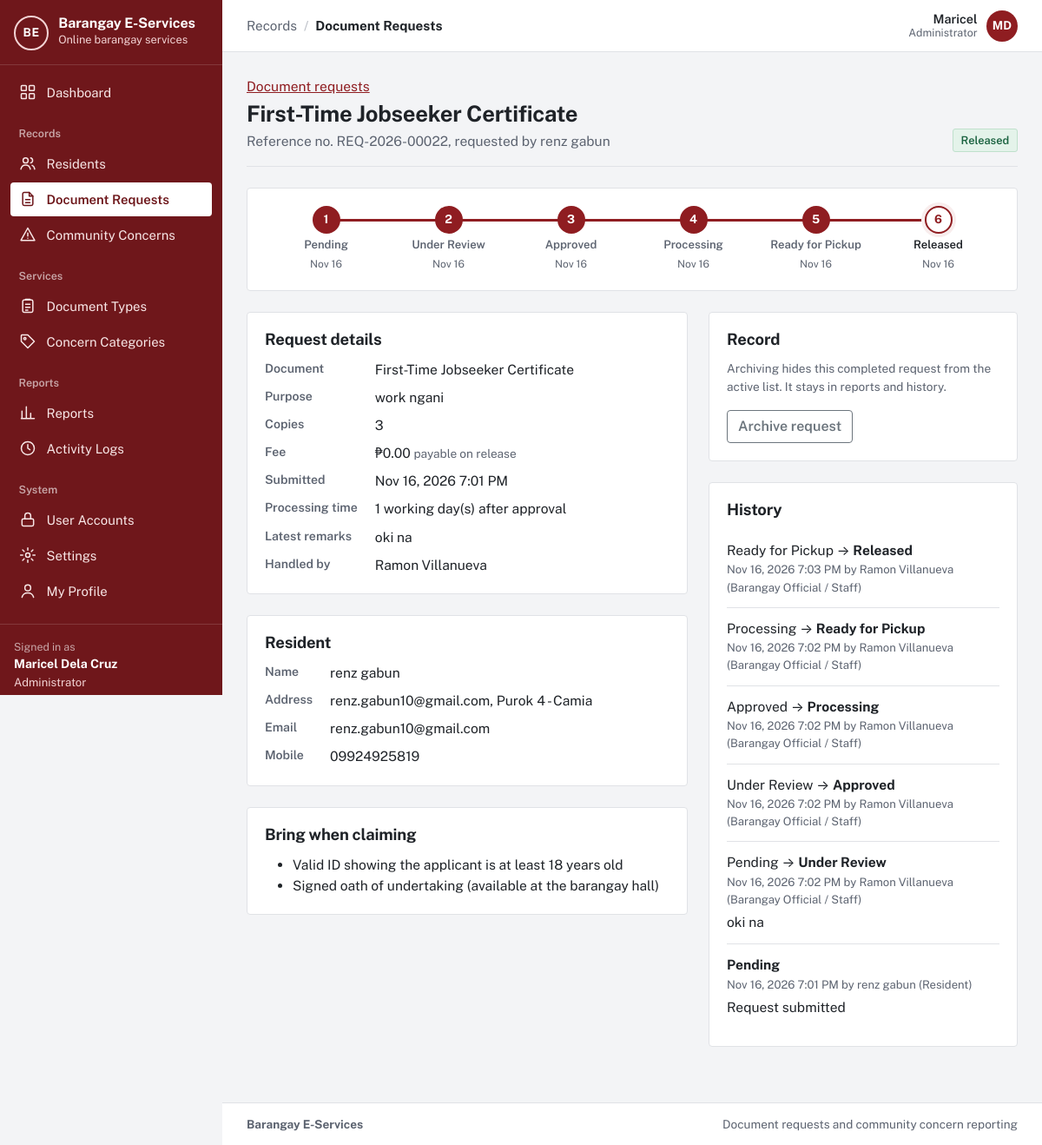
/barangay-eservices/request.php?id=22 (signed in), run on the app's committed database.
### tables this page shows
CREATE TABLE `users` (
  `user_id` int(10) UNSIGNED NOT NULL,
  `role_id` tinyint(3) UNSIGNED NOT NULL,
  `purok_id` smallint(5) UNSIGNED DEFAULT NULL,
  `first_name` varchar(60) NOT NULL,
  `last_name` varchar(60) NOT NULL,
  `email` varchar(120) NOT NULL,
  `contact_no` varchar(13) DEFAULT NULL,
  `street_address` varchar(150) DEFAULT NULL,
  `password_hash` varchar(255) NOT NULL,
  `email_verified_at` datetime DEFAULT NULL,
  `is_active` tinyint(1) NOT NULL DEFAULT 1,
  `failed_logins` tinyint(3) UNSIGNED NOT NULL DEFAULT 0,
  `locked_until` datetime DEFAULT NULL,
  `created_at` datetime NOT NULL DEFAULT current_timestamp(),
  `updated_at` datetime NOT NULL DEFAULT current_timestamp() ON UPDATE current_timestamp()
);

CREATE TABLE `roles` (
  `role_id` tinyint(3) UNSIGNED NOT NULL,
  `role_key` varchar(20) NOT NULL,
  `role_name` varchar(50) NOT NULL
);

CREATE TABLE `document_requests` (
  `request_id` int(10) UNSIGNED NOT NULL,
  `reference_no` varchar(20) DEFAULT NULL,
  `resident_id` int(10) UNSIGNED NOT NULL,
  `doc_type_id` smallint(5) UNSIGNED NOT NULL,
  `purpose` varchar(255) NOT NULL,
  `copies` tinyint(3) UNSIGNED NOT NULL DEFAULT 1,
  `fee_amount` decimal(8,2) NOT NULL,
  `status` enum('Pending','Under Review','Approved','Rejected','Processing','Ready for Pickup','Released','Cancelled') NOT NULL DEFAULT 'Pending',
  `remarks` varchar(500) DEFAULT NULL,
  `handled_by` int(10) UNSIGNED DEFAULT NULL,
  `is_archived` tinyint(1) NOT NULL DEFAULT 0,
  `created_at` datetime NOT NULL DEFAULT current_timestamp(),
  `updated_at` datetime NOT NULL DEFAULT current_timestamp() ON UPDATE current_timestamp()
);

CREATE TABLE `document_types` (
  `doc_type_id` smallint(5) UNSIGNED NOT NULL,
  `name` varchar(100) NOT NULL,
  `description` varchar(500) NOT NULL,
  `fee` decimal(8,2) NOT NULL DEFAULT 0.00,
  `processing_days` tinyint(3) UNSIGNED NOT NULL DEFAULT 1,
  `is_archived` tinyint(1) NOT NULL DEFAULT 0,
  `created_at` datetime NOT NULL DEFAULT current_timestamp(),
  `updated_at` datetime NOT NULL DEFAULT current_timestamp() ON UPDATE current_timestamp()
);

CREATE TABLE `puroks` (
  `purok_id` smallint(5) UNSIGNED NOT NULL,
  `purok_name` varchar(60) NOT NULL
);

CREATE TABLE `document_requirements` (
  `requirement_id` int(10) UNSIGNED NOT NULL,
  `doc_type_id` smallint(5) UNSIGNED NOT NULL,
  `requirement_text` varchar(200) NOT NULL,
  `sort_order` tinyint(3) UNSIGNED NOT NULL DEFAULT 1
);

CREATE TABLE `request_status_history` (
  `history_id` int(10) UNSIGNED NOT NULL,
  `request_id` int(10) UNSIGNED NOT NULL,
  `from_status` varchar(20) DEFAULT NULL,
  `to_status` varchar(20) NOT NULL,
  `remarks` varchar(500) DEFAULT NULL,
  `changed_by` int(10) UNSIGNED NOT NULL,
  `changed_at` datetime NOT NULL DEFAULT current_timestamp()
);

### barangay-eservices/request.php (the view, shortened to what the rows shown need)
<?php
require __DIR__ . '/app/bootstrap.php';
$user = require_role(ROLE_RESIDENT, ROLE_STAFF, ROLE_ADMIN);
$id = (int) query_param('id');
$r = db_one(
    'SELECT dr.*, dt.name AS doc_name, dt.processing_days,
            u.first_name, u.last_name, u.email, u.contact_no, u.street_address, p.purok_name,
            h.first_name AS h_first_name, h.last_name AS h_last_name
       FROM document_requests dr
       JOIN document_types dt ON dt.doc_type_id = dr.doc_type_id
       JOIN users u ON u.user_id = dr.resident_id
       LEFT JOIN puroks p ON p.purok_id = u.purok_id
       LEFT JOIN users h ON h.user_id = dr.handled_by
      WHERE dr.request_id = ?',
    [$id]
);
$history = db_all(
    'SELECT h.*, u.first_name, u.last_name, r.role_name
       FROM request_status_history h JOIN users u ON u.user_id = h.changed_by JOIN roles r ON r.role_id = u.role_id
      WHERE h.request_id = ? ORDER BY h.changed_at, h.history_id',
    [$id]
);
$requirements = db_all('SELECT requirement_text FROM document_requirements WHERE doc_type_id = ? ORDER BY sort_order', [(int) $r['doc_type_id']]);
$terminal = in_array($r['status'], ['Released', 'Rejected', 'Cancelled'], true);
$canArchive = $user['role_key'] !== ROLE_RESIDENT && $terminal && !$r['is_archived'];
$canRestore = $user['role_key'] === ROLE_ADMIN && $r['is_archived'];
$activeNav = 'requests';
require APP_ROOT . '/app/views/header.php';
?>
<div class="page-head">
  <div>
    <p class="mb-1"><a href="<?= e(url('requests.php')) ?>">Document requests</a></p>
    <h1><?= e($r['doc_name']) ?></h1>
    <p>Reference no. <?= e($r['reference_no']) ?><?= $user['role_key'] !== ROLE_RESIDENT ? ', requested by ' . e(full_name($r)) : '' ?></p>
  </div>
  <div class="page-actions">
    <?= status_badge($r['status']) ?>
  </div>
</div>
<?= render_tracker(REQUEST_STEPS, $r['status'], $history) ?>
<div class="row g-4">
  <div class="col-lg-7">
    <section class="panel">
      <h2>Request details</h2>
      <dl class="details">
        <dt>Document</dt><dd><?= e($r['doc_name']) ?></dd>
        <dt>Purpose</dt><dd><?= e($r['purpose']) ?></dd>
        <dt>Copies</dt><dd><?= (int) $r['copies'] ?></dd>
        <dt>Fee</dt><dd><?= e(peso($r['fee_amount'])) ?> <span class="text-muted small">payable on release</span></dd>
        <dt>Submitted</dt><dd><?= e(format_datetime($r['created_at'])) ?></dd>
        <dt>Processing time</dt><dd><?= (int) $r['processing_days'] ?> working day(s) after approval</dd>
        <?php if ($r['remarks']): ?><dt>Latest remarks</dt><dd><?= e($r['remarks']) ?></dd><?php endif; ?>
        <?php if ($r['h_first_name']): ?><dt>Handled by</dt><dd><?= e(full_name($r, 'h_')) ?></dd><?php endif; ?>
      </dl>
    </section>
    <?php if ($user['role_key'] !== ROLE_RESIDENT): ?>
    <section class="panel">
      <h2>Resident</h2>
      <dl class="details">
        <dt>Name</dt><dd><?= e(full_name($r)) ?></dd>
        <dt>Address</dt><dd><?= e(trim(($r['street_address'] ?? '') . ', ' . ($r['purok_name'] ?? ''), ', ')) ?></dd>
        <dt>Email</dt><dd><?= e($r['email']) ?></dd>
        <dt>Mobile</dt><dd><?= e($r['contact_no']) ?></dd>
      </dl>
    </section>
    <?php endif; ?>
    <section class="panel">
      <h2>Bring when claiming</h2>
      <ul class="mb-0">
        <?php foreach ($requirements as $req): ?><li><?= e($req['requirement_text']) ?></li><?php endforeach; ?>
      </ul>
    </section>
  </div>
  <div class="col-lg-5">
    <?php if ($canArchive || $canRestore): ?>
    <section class="panel">
      <h2>Record</h2>
    </section>
    <?php endif; ?>
    <section class="panel">
      <h2>History</h2>
      <ol class="history">
        <?php foreach (array_reverse($history) as $h): ?>
          <li>
            <div><?= $h['from_status'] ? e($h['from_status']) . ' → ' : '' ?><strong><?= e($h['to_status']) ?></strong></div>
            <div class="history-meta"><?= e(format_datetime($h['changed_at'])) ?> by <?= e(full_name($h)) ?> (<?= e($h['role_name']) ?>)</div>
            <?php if ($h['remarks']): ?><p class="history-note"><?= e($h['remarks']) ?></p><?php endif; ?>
          </li>
        <?php endforeach; ?>
      </ol>
    </section>
  </div>
</div>
<?php require APP_ROOT . '/app/views/footer.php'; ?>

### barangay-eservices/app/views/header.php (shortened to what the rows shown need)
<?php
$user = current_user();
$role = $user['role_key'] ?? null;
$verified = $user && is_verified($user);
$activeNav = $activeNav ?? '';
$appLayout = $user && $verified;
$groups = [];
if ($appLayout && $role === ROLE_ADMIN) {
    $groups = [
        '' => ['dashboard' => ['admin/dashboard.php', 'Dashboard', 'dashboard']],
        'Records' => [
            'residents' => ['residents.php', 'Residents', 'residents'],
            'requests'  => ['requests.php', 'Document Requests', 'document'],
            'concerns'  => ['concerns.php', 'Community Concerns', 'concern'],
        ],
        'Services' => [
            'doctypes'   => ['admin/document-types.php', 'Document Types', 'services'],
            'categories' => ['admin/categories.php', 'Concern Categories', 'category'],
        ],
        'Reports' => [
            'reports' => ['reports.php', 'Reports', 'reports'],
            'logs'    => ['admin/logs.php', 'Activity Logs', 'logs'],
        ],
        'System' => [
            'users'    => ['admin/users.php', 'User Accounts', 'accounts'],
            'settings' => ['admin/settings.php', 'Settings', 'settings'],
            'profile'  => ['profile.php', 'My Profile', 'profile'],
        ],
    ];
}
$crumbGroup = '';
$crumbItem = $pageTitle ?? '';
foreach ($groups as $label => $items) {
    if (isset($items[$activeNav])) {
        $crumbGroup = $label;
        $crumbItem = $items[$activeNav][1];
    }
}
?><!doctype html>
<html lang="en">
<head>
  <link rel="stylesheet" href="<?= e(asset('vendor/bootstrap/bootstrap.min.css')) ?>">
  <link rel="stylesheet" href="<?= e(asset('css/app.css')) ?>">
</head>
<body class="<?= $appLayout ? 'app-body' : 'public-body' ?>">
<?php if ($appLayout): ?>
<div class="app-shell">
  <aside class="sidebar offcanvas-lg offcanvas-start" id="sidebar" tabindex="-1" aria-label="Main navigation">
    <div class="sidebar-brand">
      <a class="brand" href="<?= e(url(home_path_for_role($role))) ?>">
        <?= render_app_mark() ?>
        <span class="brand-text">
          <span class="brand-name"><?= e(app_name()) ?></span>
          <span class="brand-sub">Online barangay services</span>
        </span>
      </a>
    </div>
    <nav class="sidebar-nav">
      <?php foreach ($groups as $label => $items): ?>
        <?php if ($label !== ''): ?><div class="sidebar-heading"><?= e($label) ?></div><?php endif; ?>
        <ul class="sidebar-list">
          <?php foreach ($items as $key => [$path, $itemLabel, $iconName]): ?>
            <li>
              <a class="sidebar-link<?= $key === $activeNav ? ' active' : '' ?>" <?= $key === $activeNav ? 'aria-current="page"' : '' ?> href="<?= e(url($path)) ?>">
                <?= icon($iconName) ?><span><?= e($itemLabel) ?></span>
              </a>
            </li>
          <?php endforeach; ?>
        </ul>
      <?php endforeach; ?>
    </nav>
    <div class="sidebar-user">
      <div class="sidebar-user-label">Signed in as</div>
      <div class="sidebar-user-name"><?= e(full_name($user)) ?></div>
      <div class="sidebar-user-role"><?= e($user['role_name']) ?></div>
      <form method="post" action="<?= e(url('auth/logout.php')) ?>">
      </form>
    </div>
  </aside>
  <div class="app-main">
    <header class="topbar">
      <nav class="topbar-crumb" aria-label="You are here">
        <?php if ($crumbGroup !== ''): ?><span class="crumb-group"><?= e($crumbGroup) ?></span><span class="crumb-sep" aria-hidden="true">/</span><?php endif; ?>
        <span class="crumb-item"><?= e($crumbItem) ?></span>
      </nav>
      <div class="topbar-user">
        <span class="topbar-user-text"><span class="topbar-user-name"><?= e($user['first_name']) ?></span><span class="topbar-user-role"><?= e($user['role_name']) ?></span></span>
        <a class="avatar" href="<?= e(url('profile.php')) ?>" title="My profile" aria-label="My profile"><?= e(mb_strtoupper(mb_substr($user['first_name'], 0, 1) . mb_substr($user['last_name'], 0, 1))) ?></a>
      </div>
    </header>
    <main id="main" class="page">
<?php endif; ?>

### barangay-eservices/app/lib/workflow.php (shortened to what the rows shown need)
<?php
function status_badge(string $status): string
{
    $tone = match ($status) {
        'Pending', 'Submitted'                    => 'waiting',
        'Under Review', 'Assigned'                => 'review',
        'Approved', 'Processing', 'In Progress'   => 'active',
        'Ready for Pickup', 'Resolved'            => 'ready',
        'Released', 'Closed'                      => 'done',
        'Rejected'                                => 'stopped',
        'Cancelled', 'Withdrawn'                  => 'muted',
        default                                   => 'muted',
    };
    return '<span class="status status-' . $tone . '">' . e($status) . '</span>';
}
function render_tracker(array $steps, string $status, array $history): string
{
    $reached = array_column($history, 'to_status');
    $reached[] = $status;
    $currentIndex = array_search($status, $steps, true);
    $lastReached = -1;
    foreach ($steps as $i => $s) {
        if (in_array($s, $reached, true)) {
            $lastReached = $i;
        }
    }
    $sideExit = $currentIndex === false ? $status : null;
    $dates = [];
    foreach ($history as $h) {
        $dates[$h['to_status']] = $h['changed_at'];
    }
    $html = '<ol class="tracker" aria-label="Progress">';
    foreach ($steps as $i => $step) {
        $state = $i < ($currentIndex === false ? $lastReached + 1 : $currentIndex) ? 'done'
            : ($i === $currentIndex ? 'current' : 'next');
        $aria = $state === 'current' ? ' aria-current="step"' : '';
        $html .= '<li class="tracker-step is-' . $state . '"' . $aria . '>'
            . '<span class="tracker-num">' . ($i + 1) . '</span>'
            . '<span class="tracker-label">' . e($step) . '</span>'
            . (isset($dates[$step]) ? '<span class="tracker-date">' . e(format_date($dates[$step], 'M j')) . '</span>' : '')
            . '</li>';
    }
    return $html . '</ol>';
}

### data on the page
users: full_name($user) "Maricel Dela Cruz", role.role_name "Administrator", first_name "Maricel", first_name+last_name "MD"
document_requests: doc_type.name "First-Time Jobseeker Certificate", reference_no "REQ-2026-00022", resident.last_name "renz gabun", status "Released", created_at "Nov 16", updated_at "Nov 16", purpose "work ngani", copies "3", fee_amount "₱0.00", created_at "Nov 16, 2026 7:01 PM", doc_type.processing_days "1", remarks "oki na", handled_by.last_name "Ramon Villanueva", resident.purok_name "renz.gabun10@gmail.com, Purok 4 - Camia", resident.email "renz.gabun10@gmail.com", resident.contact_no "09924925819"
document_requirements: requirement_text "Valid ID showing the applicant is at least 18 years old"
document_requirements: requirement_text "Signed oath of undertaking (available at the barangay hall)"
request_status_history: from_status "Ready for Pickup", to_status "Released", changed_at "Nov 16, 2026 7:03 PM", changed_by.last_name "Ramon Villanueva", roles.role_name "Barangay Official / Staff"
request_status_history: from_status "Processing", to_status "Ready for Pickup", changed_at "Nov 16, 2026 7:02 PM", changed_by.last_name "Ramon Villanueva", roles.role_name "Barangay Official / Staff"
request_status_history: from_status "Approved", to_status "Processing", changed_at "Nov 16, 2026 7:02 PM", changed_by.last_name "Ramon Villanueva", roles.role_name "Barangay Official / Staff"
request_status_history: from_status "Under Review", to_status "Approved", changed_at "Nov 16, 2026 7:02 PM", changed_by.last_name "Ramon Villanueva", roles.role_name "Barangay Official / Staff"
request_status_history: from_status "Pending", to_status "Under Review", changed_at "Nov 16, 2026 7:02 PM", changed_by.last_name "Ramon Villanueva", roles.role_name "Barangay Official / Staff", remarks "oki na"
request_status_history: to_status "Pending", changed_at "Nov 16, 2026 7:01 PM", changed_by.last_name "renz gabun", roles.role_name "Resident", remarks "Request submitted"

### other printed values
app_name() "Barangay E-Services"
$itemLabel "Dashboard"
$label "Records"
$itemLabel "Residents"
$itemLabel "Document Requests"
$itemLabel "Community Concerns"
$label "Services"
$itemLabel "Document Types"
$itemLabel "Concern Categories"
$label "Reports"
$itemLabel "Reports"
$itemLabel "Activity Logs"
$label "System"
$itemLabel "User Accounts"
$itemLabel "Settings"
